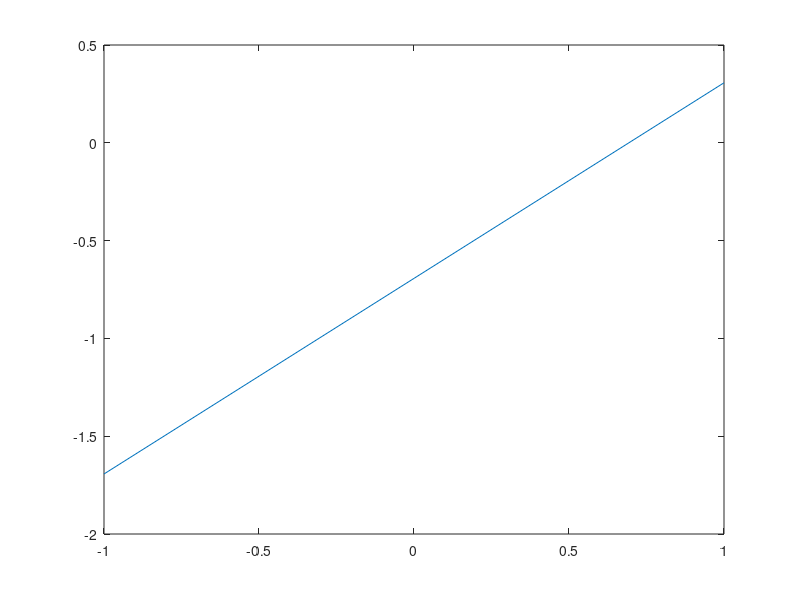

This figure's MATLAB source:
%definimos la funcion 
f1 = @(x) x*log(x) - cos(x);
% descomentar para pruebas de la segunda ecuacion 
% f1 =  @(x) exp(-x) -x^2 + 3x - 2;

% ----------------metodo numerico-------------------

%pedimos por entrada los valores de a, b y x0
a = 1;
b = 4;
tol = 0.00000001;
iteraciones = 0;
%se realizan las iteraciones
i = 0;
x0 = 10000; %valor exagerado para la primera iteracion
error = x0;
errores = [];
raiz = [];
A = [];
B = [];
while error > tol 
    m = (b + a)/2;
    if (f1(m) == 0)
        break
    elseif (f1(a)*f1(m)<0) 
        b = m;
    else
        a = m;
    end
    error = abs(x0 - m);
    x0 = m;
    i = i+1;
    raiz = [raiz,m];
    A = [A, a];
    B = [B, b];
    errores = [errores, error];
    iteraciones = iteraciones + 1;

end

%calculamos el ln de los errores y procedemos a graficar

LOGS = log(errores);

%eliminamos el primer elemento de los errores ya que es uno artificialmente
%añadido para efectos del loop
Y = [];
for i = 3:iteraciones 
    Y = [Y , LOGS(i)];
end
X = [];
for i = 2:iteraciones-1
    X = [X , LOGS(i)];
end
plot(X,Y);

%procedemos a calcular el valor de p y el valor de C

p = (LOGS(iteraciones) - LOGS(iteraciones - 1))/(LOGS(iteraciones - 1) - LOGS(iteraciones - 2));

C = exp(LOGS(iteraciones)-p*LOGS(iteraciones - 1));

%Se crea la funcion logaritmica y se graficará en el intervalo [-2, 2]
intervalo = (-1: 0.5: 1);
funcLog = p.*intervalo + log(C);
plot(intervalo, funcLog); 